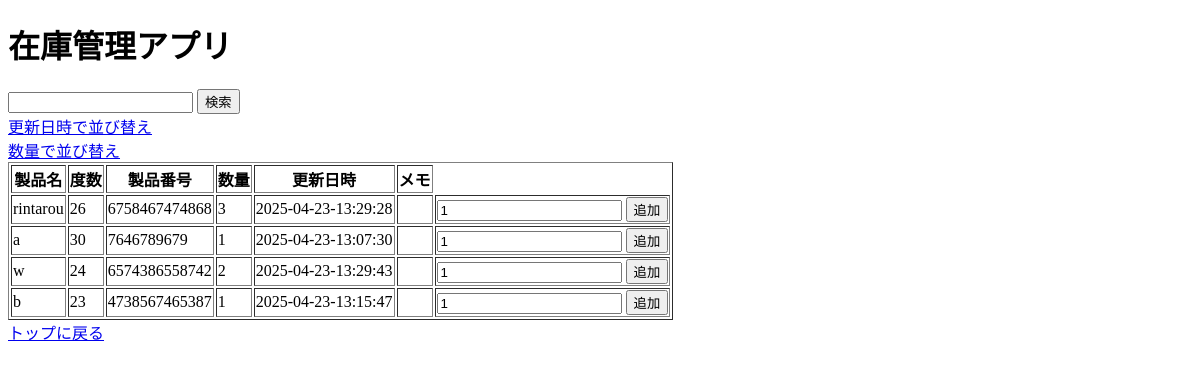
/add, run on an earlier commit of the app's database.
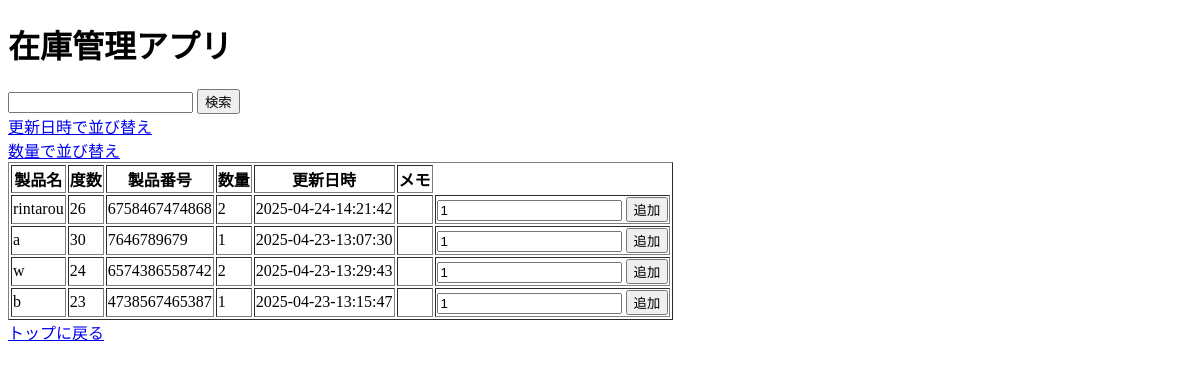
And on a later commit of the database.
### tables this page shows
CREATE TABLE stocks (
            name TEXT,
            degree TEXT,
            number TEXT PRIMARY KEY,
            quantity INTEGER,
            arrival_date TEXT,
            memo TEXT
        );

### python_stocks/main.py (the view)
@app.route('/add')
def add():
     con=sqlite3.connect(STOCKS)
     db_stocks=con.execute('SELECT*FROM stocks').fetchall()
     con.close()
     stocks= []
     for row in db_stocks:
         stocks.append ({'name':row[0], 'degree':row[1], 'number':row[2],'quantity':row[3],'arrival_date':row[4],'memo':row[5]})
     return render_template('add.html', stocks=stocks)

### python_stocks/templates/add.html (shortened to what this page needs)
<!DOCTYPE html>
<html lang="ja">
<head>
</head>
<body>
    <h1>在庫管理アプリ</h1>
    <form method="post" action="{{url_for('search_add') }}">
        <input type = "text" id="product-number" name="number" required>
        <input type="submit" value="検索">
    </form>
    <a href="{{ url_for('sort_by_arrival_date2')}}">更新日時で並び替え</a>
    <br>
    <a href="{{ url_for('sort_by_quantity2')}}">数量で並び替え</a>
    <table border="1">
          <tr>
            <th>製品名</th>
            <th>度数</th>
            <th>製品番号</th>
            <th>数量</th>
            <th>更新日時</th>
            <th>メモ</th>
          </tr>
          {% for stock in stocks %}
           <tr>
            <td>{{stock.name}}</td>
            <td>{{stock.degree}}</td>
            <td>{{stock.number}}</td>
            <td>{{stock.quantity}}</td>
            <td>{{stock.arrival_date}}</td>
            <td>{{stock.memo}}</td>
            <td>
            <form method="post" action="{{ url_for('add_entry') }}">
                <input type = "text" name = "quantity" value = 1 required>
                <input type="submit" value="追加">
            </form>
            </td>
           </tr>
          {%endfor%}
        </table>
    <a href="{{ url_for('index')}}">トップに戻る</a>
</body>
</html>

What changed in the data, as far as the page shows it:
changed stocks "rintarou": quantity "3" → "2"; arrival_date "2025-04-23-13:29:28" → "2025-04-24-14:21:42"
